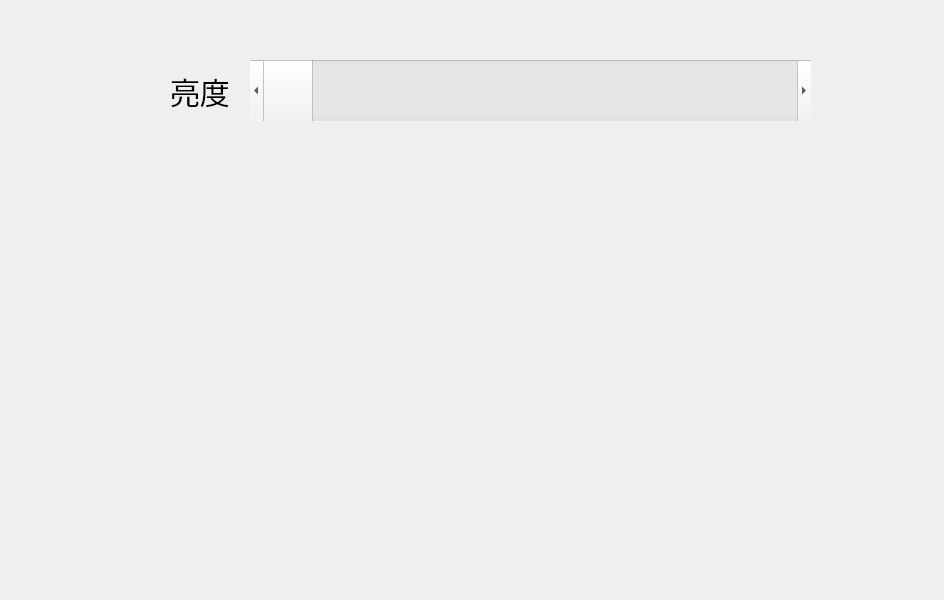
<?xml version="1.0" encoding="UTF-8"?>
<ui version="4.0">
 <class>Setting</class>
 <widget class="QWidget" name="Setting">
  <property name="geometry">
   <rect>
    <x>0</x>
    <y>0</y>
    <width>944</width>
    <height>600</height>
   </rect>
  </property>
  <property name="minimumSize">
   <size>
    <width>944</width>
    <height>600</height>
   </size>
  </property>
  <property name="maximumSize">
   <size>
    <width>944</width>
    <height>600</height>
   </size>
  </property>
  <property name="windowTitle">
   <string>Form</string>
  </property>
  <widget class="QScrollBar" name="LightBar">
   <property name="geometry">
    <rect>
     <x>250</x>
     <y>60</y>
     <width>561</width>
     <height>61</height>
    </rect>
   </property>
   <property name="orientation">
    <enum>Qt::Horizontal</enum>
   </property>
  </widget>
  <widget class="QLabel" name="lightLabel">
   <property name="geometry">
    <rect>
     <x>170</x>
     <y>60</y>
     <width>71</width>
     <height>61</height>
    </rect>
   </property>
   <property name="styleSheet">
    <string notr="true">font-size: 30px;</string>
   </property>
   <property name="text">
    <string>亮度</string>
   </property>
  </widget>
 </widget>
 <resources/>
 <connections/>
</ui>
